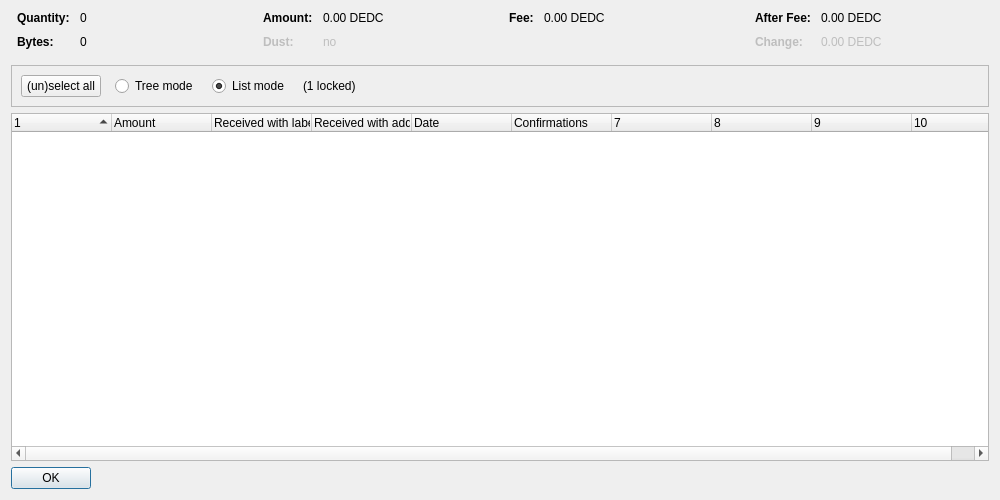
<?xml version="1.0" encoding="UTF-8"?>
<ui version="4.0">
 <class>CoinControlDialog</class>
 <widget class="QDialog" name="CoinControlDialog">
  <property name="geometry">
   <rect>
    <x>0</x>
    <y>0</y>
    <width>1000</width>
    <height>500</height>
   </rect>
  </property>
  <property name="windowTitle">
   <string>Coin Selection</string>
  </property>
  <layout class="QVBoxLayout" name="verticalLayout">
   <item>
    <layout class="QHBoxLayout" name="horizontalLayoutTop" stretch="0,0,0,0">
     <property name="topMargin">
      <number>0</number>
     </property>
     <property name="bottomMargin">
      <number>10</number>
     </property>
     <item>
      <layout class="QFormLayout" name="formLayoutCoinControl1">
       <property name="horizontalSpacing">
        <number>10</number>
       </property>
       <property name="verticalSpacing">
        <number>10</number>
       </property>
       <property name="leftMargin">
        <number>6</number>
       </property>
       <property name="rightMargin">
        <number>6</number>
       </property>
       <item row="0" column="0">
        <widget class="QLabel" name="labelCoinControlQuantityText">
         <property name="font">
          <font>
           <weight>75</weight>
           <bold>true</bold>
          </font>
         </property>
         <property name="text">
          <string>Quantity:</string>
         </property>
        </widget>
       </item>
       <item row="0" column="1">
        <widget class="QLabel" name="labelCoinControlQuantity">
         <property name="cursor">
          <cursorShape>IBeamCursor</cursorShape>
         </property>
         <property name="contextMenuPolicy">
          <enum>Qt::ActionsContextMenu</enum>
         </property>
         <property name="text">
          <string notr="true">0</string>
         </property>
         <property name="textInteractionFlags">
          <set>Qt::LinksAccessibleByMouse|Qt::TextSelectableByKeyboard|Qt::TextSelectableByMouse</set>
         </property>
        </widget>
       </item>
       <item row="1" column="0">
        <widget class="QLabel" name="labelCoinControlBytesText">
         <property name="font">
          <font>
           <weight>75</weight>
           <bold>true</bold>
          </font>
         </property>
         <property name="text">
          <string>Bytes:</string>
         </property>
        </widget>
       </item>
       <item row="1" column="1">
        <widget class="QLabel" name="labelCoinControlBytes">
         <property name="cursor">
          <cursorShape>IBeamCursor</cursorShape>
         </property>
         <property name="contextMenuPolicy">
          <enum>Qt::ActionsContextMenu</enum>
         </property>
         <property name="text">
          <string notr="true">0</string>
         </property>
         <property name="textInteractionFlags">
          <set>Qt::LinksAccessibleByMouse|Qt::TextSelectableByKeyboard|Qt::TextSelectableByMouse</set>
         </property>
        </widget>
       </item>
      </layout>
     </item>
     <item>
      <layout class="QFormLayout" name="formLayoutCoinControl2">
       <property name="horizontalSpacing">
        <number>10</number>
       </property>
       <property name="verticalSpacing">
        <number>10</number>
       </property>
       <property name="leftMargin">
        <number>6</number>
       </property>
       <property name="rightMargin">
        <number>6</number>
       </property>
       <item row="0" column="0">
        <widget class="QLabel" name="labelCoinControlAmountText">
         <property name="font">
          <font>
           <weight>75</weight>
           <bold>true</bold>
          </font>
         </property>
         <property name="text">
          <string>Amount:</string>
         </property>
        </widget>
       </item>
       <item row="0" column="1">
        <widget class="QLabel" name="labelCoinControlAmount">
         <property name="cursor">
          <cursorShape>IBeamCursor</cursorShape>
         </property>
         <property name="contextMenuPolicy">
          <enum>Qt::ActionsContextMenu</enum>
         </property>
         <property name="text">
          <string notr="true">0.00 DEDC</string>
         </property>
         <property name="textInteractionFlags">
          <set>Qt::LinksAccessibleByMouse|Qt::TextSelectableByKeyboard|Qt::TextSelectableByMouse</set>
         </property>
        </widget>
       </item>
       <item row="1" column="0">
        <widget class="QLabel" name="labelCoinControlLowOutputText">
         <property name="enabled">
          <bool>false</bool>
         </property>
         <property name="font">
          <font>
           <weight>75</weight>
           <bold>true</bold>
          </font>
         </property>
         <property name="text">
          <string>Dust:</string>
         </property>
        </widget>
       </item>
       <item row="1" column="1">
        <widget class="QLabel" name="labelCoinControlLowOutput">
         <property name="enabled">
          <bool>false</bool>
         </property>
         <property name="cursor">
          <cursorShape>IBeamCursor</cursorShape>
         </property>
         <property name="contextMenuPolicy">
          <enum>Qt::ActionsContextMenu</enum>
         </property>
         <property name="text">
          <string notr="true">no</string>
         </property>
         <property name="textInteractionFlags">
          <set>Qt::LinksAccessibleByMouse|Qt::TextSelectableByKeyboard|Qt::TextSelectableByMouse</set>
         </property>
        </widget>
       </item>
      </layout>
     </item>
     <item>
      <layout class="QFormLayout" name="formLayoutCoinControl3">
       <property name="horizontalSpacing">
        <number>10</number>
       </property>
       <property name="verticalSpacing">
        <number>10</number>
       </property>
       <property name="leftMargin">
        <number>6</number>
       </property>
       <property name="rightMargin">
        <number>6</number>
       </property>
       <item row="0" column="0">
        <widget class="QLabel" name="labelCoinControlFeeText">
         <property name="font">
          <font>
           <weight>75</weight>
           <bold>true</bold>
          </font>
         </property>
         <property name="text">
          <string>Fee:</string>
         </property>
        </widget>
       </item>
       <item row="0" column="1">
        <widget class="QLabel" name="labelCoinControlFee">
         <property name="cursor">
          <cursorShape>IBeamCursor</cursorShape>
         </property>
         <property name="contextMenuPolicy">
          <enum>Qt::ActionsContextMenu</enum>
         </property>
         <property name="text">
          <string notr="true">0.00 DEDC</string>
         </property>
         <property name="textInteractionFlags">
          <set>Qt::LinksAccessibleByMouse|Qt::TextSelectableByKeyboard|Qt::TextSelectableByMouse</set>
         </property>
        </widget>
       </item>
      </layout>
     </item>
     <item>
      <layout class="QFormLayout" name="formLayoutCoinControl4">
       <property name="horizontalSpacing">
        <number>10</number>
       </property>
       <property name="verticalSpacing">
        <number>10</number>
       </property>
       <property name="leftMargin">
        <number>6</number>
       </property>
       <property name="rightMargin">
        <number>6</number>
       </property>
       <item row="0" column="0">
        <widget class="QLabel" name="labelCoinControlAfterFeeText">
         <property name="font">
          <font>
           <weight>75</weight>
           <bold>true</bold>
          </font>
         </property>
         <property name="text">
          <string>After Fee:</string>
         </property>
        </widget>
       </item>
       <item row="0" column="1">
        <widget class="QLabel" name="labelCoinControlAfterFee">
         <property name="cursor">
          <cursorShape>IBeamCursor</cursorShape>
         </property>
         <property name="contextMenuPolicy">
          <enum>Qt::ActionsContextMenu</enum>
         </property>
         <property name="text">
          <string notr="true">0.00 DEDC</string>
         </property>
         <property name="textInteractionFlags">
          <set>Qt::LinksAccessibleByMouse|Qt::TextSelectableByKeyboard|Qt::TextSelectableByMouse</set>
         </property>
        </widget>
       </item>
       <item row="1" column="0">
        <widget class="QLabel" name="labelCoinControlChangeText">
         <property name="enabled">
          <bool>false</bool>
         </property>
         <property name="font">
          <font>
           <weight>75</weight>
           <bold>true</bold>
          </font>
         </property>
         <property name="text">
          <string>Change:</string>
         </property>
        </widget>
       </item>
       <item row="1" column="1">
        <widget class="QLabel" name="labelCoinControlChange">
         <property name="enabled">
          <bool>false</bool>
         </property>
         <property name="cursor">
          <cursorShape>IBeamCursor</cursorShape>
         </property>
         <property name="contextMenuPolicy">
          <enum>Qt::ActionsContextMenu</enum>
         </property>
         <property name="text">
          <string notr="true">0.00 DEDC</string>
         </property>
         <property name="textInteractionFlags">
          <set>Qt::LinksAccessibleByMouse|Qt::TextSelectableByKeyboard|Qt::TextSelectableByMouse</set>
         </property>
        </widget>
       </item>
      </layout>
     </item>
    </layout>
   </item>
   <item>
    <widget class="QFrame" name="frame">
     <property name="minimumSize">
      <size>
       <width>0</width>
       <height>40</height>
      </size>
     </property>
     <property name="frameShape">
      <enum>QFrame::StyledPanel</enum>
     </property>
     <property name="frameShadow">
      <enum>QFrame::Sunken</enum>
     </property>
     <layout class="QHBoxLayout" name="horizontalLayout">
      <item>
       <layout class="QHBoxLayout" name="horizontalLayoutPanel" stretch="0,0,0,0,0">
        <property name="spacing">
         <number>14</number>
        </property>
        <item>
         <widget class="QPushButton" name="pushButtonSelectAll">
          <property name="sizePolicy">
           <sizepolicy hsizetype="Maximum" vsizetype="Fixed">
            <horstretch>0</horstretch>
            <verstretch>0</verstretch>
           </sizepolicy>
          </property>
          <property name="text">
           <string>(un)select all</string>
          </property>
          <property name="autoDefault">
           <bool>false</bool>
          </property>
         </widget>
        </item>
        <item>
         <widget class="QRadioButton" name="radioTreeMode">
          <property name="sizePolicy">
           <sizepolicy hsizetype="Maximum" vsizetype="Fixed">
            <horstretch>0</horstretch>
            <verstretch>0</verstretch>
           </sizepolicy>
          </property>
          <property name="text">
           <string>Tree mode</string>
          </property>
         </widget>
        </item>
        <item>
         <widget class="QRadioButton" name="radioListMode">
          <property name="sizePolicy">
           <sizepolicy hsizetype="Maximum" vsizetype="Fixed">
            <horstretch>0</horstretch>
            <verstretch>0</verstretch>
           </sizepolicy>
          </property>
          <property name="text">
           <string>List mode</string>
          </property>
          <property name="checked">
           <bool>true</bool>
          </property>
         </widget>
        </item>
        <item>
         <widget class="QLabel" name="labelLocked">
          <property name="text">
           <string notr="true">(1 locked)</string>
          </property>
         </widget>
        </item>
        <item>
         <spacer name="horizontalSpacer">
          <property name="orientation">
           <enum>Qt::Horizontal</enum>
          </property>
          <property name="sizeHint" stdset="0">
           <size>
            <width>40</width>
            <height>20</height>
           </size>
          </property>
         </spacer>
        </item>
       </layout>
      </item>
     </layout>
    </widget>
   </item>
   <item>
    <widget class="CoinControlTreeWidget" name="treeWidget">
     <property name="contextMenuPolicy">
      <enum>Qt::CustomContextMenu</enum>
     </property>
     <property name="sortingEnabled">
      <bool>false</bool>
     </property>
     <property name="columnCount">
      <number>10</number>
     </property>
     <attribute name="headerShowSortIndicator" stdset="0">
      <bool>true</bool>
     </attribute>
     <attribute name="headerStretchLastSection">
      <bool>false</bool>
     </attribute>
     <column>
      <property name="text">
       <string/>
      </property>
     </column>
     <column>
      <property name="text">
       <string>Amount</string>
      </property>
     </column>
     <column>
      <property name="text">
       <string>Received with label</string>
      </property>
     </column>
     <column>
      <property name="text">
       <string>Received with address</string>
      </property>
     </column>
     <column>
      <property name="text">
       <string>Date</string>
      </property>
     </column>
     <column>
      <property name="text">
       <string>Confirmations</string>
      </property>
      <property name="toolTip">
       <string>Confirmed</string>
      </property>
     </column>
     <column>
      <property name="text">
       <string/>
      </property>
     </column>
     <column>
      <property name="text">
       <string/>
      </property>
     </column>
     <column>
      <property name="text">
       <string/>
      </property>
     </column>
     <column>
      <property name="text">
       <string/>
      </property>
     </column>
    </widget>
   </item>
   <item>
    <widget class="QDialogButtonBox" name="buttonBox">
     <property name="sizePolicy">
      <sizepolicy hsizetype="Maximum" vsizetype="Fixed">
       <horstretch>0</horstretch>
       <verstretch>0</verstretch>
      </sizepolicy>
     </property>
     <property name="orientation">
      <enum>Qt::Horizontal</enum>
     </property>
     <property name="standardButtons">
      <set>QDialogButtonBox::Ok</set>
     </property>
    </widget>
   </item>
  </layout>
 </widget>
 <customwidgets>
  <customwidget>
   <class>CoinControlTreeWidget</class>
   <extends>QTreeWidget</extends>
   <header>coincontroltreewidget.h</header>
  </customwidget>
 </customwidgets>
 <resources/>
 <connections/>
</ui>
